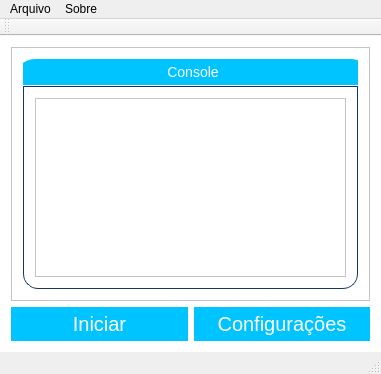
<?xml version="1.0" encoding="UTF-8"?>
<ui version="4.0">
 <class>frmMain</class>
 <widget class="QMainWindow" name="frmMain">
  <property name="geometry">
   <rect>
    <x>0</x>
    <y>0</y>
    <width>381</width>
    <height>374</height>
   </rect>
  </property>
  <property name="windowTitle">
   <string>WarHack v1.2</string>
  </property>
  <property name="windowIcon">
   <iconset>
    <normaloff>:/images/warzone2100.png</normaloff>:/images/warzone2100.png</iconset>
  </property>
  <widget class="QWidget" name="centralWidget">
   <property name="styleSheet">
    <string notr="true">background-color: rgb(255, 255, 255);</string>
   </property>
   <layout class="QGridLayout" name="gridLayout_2">
    <item row="1" column="0">
     <widget class="QPushButton" name="buttonStart">
      <property name="sizePolicy">
       <sizepolicy hsizetype="Expanding" vsizetype="Fixed">
        <horstretch>0</horstretch>
        <verstretch>0</verstretch>
       </sizepolicy>
      </property>
      <property name="font">
       <font>
        <family>Arial</family>
        <pointsize>-1</pointsize>
        <underline>false</underline>
        <strikeout>false</strikeout>
       </font>
      </property>
      <property name="styleSheet">
       <string notr="true">QPushButton {
  border-radius: 28px;
  font-family: Arial;
  color: #ffffff;
  font-size: 20px;
  background: #00c4ff;
  padding: 5px 10px 5px 10px;
  text-decoration: none;
}

QPushButton:hover {
  background: #04b52d;
  text-decoration: none;
}</string>
      </property>
      <property name="text">
       <string>Iniciar</string>
      </property>
      <property name="flat">
       <bool>false</bool>
      </property>
     </widget>
    </item>
    <item row="1" column="1">
     <widget class="QPushButton" name="buttonSettings">
      <property name="sizePolicy">
       <sizepolicy hsizetype="Expanding" vsizetype="Fixed">
        <horstretch>0</horstretch>
        <verstretch>0</verstretch>
       </sizepolicy>
      </property>
      <property name="font">
       <font>
        <family>Arial</family>
        <pointsize>-1</pointsize>
        <underline>false</underline>
        <strikeout>false</strikeout>
       </font>
      </property>
      <property name="styleSheet">
       <string notr="true">QPushButton {
  border-radius: 28px;
  font-family: Arial;
  color: #ffffff;
  font-size: 20px;
  background: #00c4ff;
  padding: 5px 10px 5px 10px;
  text-decoration: none;
}

QPushButton:hover {
  background: #04b52d;
  text-decoration: none;
}</string>
      </property>
      <property name="text">
       <string>Configurações</string>
      </property>
     </widget>
    </item>
    <item row="0" column="0" colspan="2">
     <widget class="QFrame" name="frame">
      <property name="frameShape">
       <enum>QFrame::StyledPanel</enum>
      </property>
      <property name="frameShadow">
       <enum>QFrame::Raised</enum>
      </property>
      <layout class="QHBoxLayout" name="horizontalLayout">
       <item>
        <widget class="QGroupBox" name="groupBox">
         <property name="styleSheet">
          <string notr="true">QGroupBox {
    border: 1px solid gray;
    border-color: #FF17365D;
    margin-top: 27px;
    font-size: 14px;
    border-bottom-left-radius: 15px;
    border-bottom-right-radius: 15px;
}

QGroupBox::title {
    subcontrol-origin: margin;
    subcontrol-position: top center;
    border-top-left-radius: 20px;
    border-top-right-radius: 20px;
    padding: 5px 150px;
    background-color: #00C4FF;
    color: rgb(255, 255, 255);
}</string>
         </property>
         <property name="title">
          <string>Console</string>
         </property>
         <layout class="QGridLayout" name="gridLayout">
          <item row="0" column="0">
           <widget class="QTextBrowser" name="textBrowserOutput">
            <property name="styleSheet">
             <string notr="true">color: rgb(0, 0, 0);</string>
            </property>
           </widget>
          </item>
         </layout>
        </widget>
       </item>
      </layout>
     </widget>
    </item>
   </layout>
  </widget>
  <widget class="QMenuBar" name="menuBar">
   <property name="geometry">
    <rect>
     <x>0</x>
     <y>0</y>
     <width>381</width>
     <height>21</height>
    </rect>
   </property>
   <widget class="QMenu" name="menuFile">
    <property name="title">
     <string>Arquivo</string>
    </property>
    <addaction name="actionQuit_2"/>
   </widget>
   <widget class="QMenu" name="menuAbout">
    <property name="title">
     <string>Sobre</string>
    </property>
    <addaction name="actionAbout_Qt"/>
    <addaction name="actionAbout_WarHack"/>
    <addaction name="actionCheckUpdates"/>
   </widget>
   <addaction name="menuFile"/>
   <addaction name="menuAbout"/>
  </widget>
  <widget class="QToolBar" name="mainToolBar">
   <attribute name="toolBarArea">
    <enum>TopToolBarArea</enum>
   </attribute>
   <attribute name="toolBarBreak">
    <bool>false</bool>
   </attribute>
  </widget>
  <widget class="QStatusBar" name="statusBar"/>
  <action name="actionSettings">
   <property name="text">
    <string>Settings</string>
   </property>
  </action>
  <action name="actionQuit">
   <property name="text">
    <string>Quit</string>
   </property>
  </action>
  <action name="actionQuit_2">
   <property name="icon">
    <iconset resource="../resource/resources.qrc">
     <normaloff>:/images/if_Log Out_27856.ico</normaloff>:/images/if_Log Out_27856.ico</iconset>
   </property>
   <property name="text">
    <string>Sair</string>
   </property>
  </action>
  <action name="actionAbout_Qt">
   <property name="icon">
    <iconset resource="../resource/resources.qrc">
     <normaloff>:/images/if_qt_337140.ico</normaloff>:/images/if_qt_337140.ico</iconset>
   </property>
   <property name="text">
    <string>Sobre o Qt</string>
   </property>
  </action>
  <action name="actionAbout_WarHack">
   <property name="icon">
    <iconset resource="../resource/resources.qrc">
     <normaloff>:/images/if_Blue_ball_132060.ico</normaloff>:/images/if_Blue_ball_132060.ico</iconset>
   </property>
   <property name="text">
    <string>Sobre o Spark</string>
   </property>
  </action>
  <action name="actionPortuguese">
   <property name="text">
    <string>Português</string>
   </property>
  </action>
  <action name="actionEnglish">
   <property name="text">
    <string>English</string>
   </property>
  </action>
  <action name="actionCheckUpdates">
   <property name="icon">
    <iconset>
     <normaloff>../resource/images/icon_update.ico</normaloff>../resource/images/icon_update.ico</iconset>
   </property>
   <property name="text">
    <string>Buscar atualizações</string>
   </property>
  </action>
 </widget>
 <layoutdefault spacing="6" margin="11"/>
 <resources>
  <include location="../resource/resources.qrc"/>
  <include location="../resource/resources.qrc"/>
  <include location="../resource/resources.qrc"/>
 </resources>
 <connections/>
</ui>
